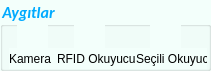
   <widget class="QGroupBox" name="groupBox_8">
    <property name="geometry">
     <rect>
      <x>4</x>
      <y>657</y>
      <width>211</width>
      <height>71</height>
     </rect>
    </property>
    <property name="palette">
     <palette>
      <active>
       <colorrole role="WindowText">
        <brush brushstyle="SolidPattern">
         <color alpha="255">
          <red>0</red>
          <green>170</green>
          <blue>255</blue>
         </color>
        </brush>
       </colorrole>
       <colorrole role="Button">
        <brush brushstyle="SolidPattern">
         <color alpha="255">
          <red>243</red>
          <green>255</green>
          <blue>251</blue>
         </color>
        </brush>
       </colorrole>
       <colorrole role="Base">
        <brush brushstyle="SolidPattern">
         <color alpha="255">
          <red>243</red>
          <green>255</green>
          <blue>251</blue>
         </color>
        </brush>
       </colorrole>
       <colorrole role="Window">
        <brush brushstyle="SolidPattern">
         <color alpha="255">
          <red>243</red>
          <green>255</green>
          <blue>251</blue>
         </color>
        </brush>
       </colorrole>
      </active>
      <inactive>
       <colorrole role="WindowText">
        <brush brushstyle="SolidPattern">
         <color alpha="255">
          <red>0</red>
          <green>170</green>
          <blue>255</blue>
         </color>
        </brush>
       </colorrole>
       <colorrole role="Button">
        <brush brushstyle="SolidPattern">
         <color alpha="255">
          <red>243</red>
          <green>255</green>
          <blue>251</blue>
         </color>
        </brush>
       </colorrole>
       <colorrole role="Base">
        <brush brushstyle="SolidPattern">
         <color alpha="255">
          <red>243</red>
          <green>255</green>
          <blue>251</blue>
         </color>
        </brush>
       </colorrole>
       <colorrole role="Window">
        <brush brushstyle="SolidPattern">
         <color alpha="255">
          <red>243</red>
          <green>255</green>
          <blue>251</blue>
         </color>
        </brush>
       </colorrole>
      </inactive>
      <disabled>
       <colorrole role="WindowText">
        <brush brushstyle="SolidPattern">
         <color alpha="255">
          <red>120</red>
          <green>120</green>
          <blue>120</blue>
         </color>
        </brush>
       </colorrole>
       <colorrole role="Button">
        <brush brushstyle="SolidPattern">
         <color alpha="255">
          <red>243</red>
          <green>255</green>
          <blue>251</blue>
         </color>
        </brush>
       </colorrole>
       <colorrole role="Base">
        <brush brushstyle="SolidPattern">
         <color alpha="255">
          <red>243</red>
          <green>255</green>
          <blue>251</blue>
         </color>
        </brush>
       </colorrole>
       <colorrole role="Window">
        <brush brushstyle="SolidPattern">
         <color alpha="255">
          <red>243</red>
          <green>255</green>
          <blue>251</blue>
         </color>
        </brush>
       </colorrole>
      </disabled>
     </palette>
    </property>
    <property name="font">
     <font>
      <family>Calibri</family>
      <pointsize>12</pointsize>
      <weight>75</weight>
      <italic>true</italic>
      <bold>true</bold>
     </font>
    </property>
    <property name="styleSheet">
     <string notr="true">background-color: rgb(243, 255, 251);</string>
    </property>
    <property name="title">
     <string>Aygıtlar</string>
    </property>
    <widget class="QLabel" name="label_27">
     <property name="geometry">
      <rect>
       <x>9</x>
       <y>48</y>
       <width>61</width>
       <height>21</height>
      </rect>
     </property>
     <property name="text">
      <string>Kamera</string>
     </property>
    </widget>
    <widget class="QLabel" name="label_25">
     <property name="geometry">
      <rect>
       <x>17</x>
       <y>23</y>
       <width>31</width>
       <height>31</height>
      </rect>
     </property>
     <property name="text">
      <string/>
     </property>
     <property name="pixmap">
      <pixmap resource="a.qrc">:/w/Security-sag.png</pixmap>
     </property>
     <property name="scaledContents">
      <bool>true</bool>
     </property>
    </widget>
    <widget class="QLabel" name="label_29">
     <property name="geometry">
      <rect>
       <x>57</x>
       <y>48</y>
       <width>81</width>
       <height>21</height>
      </rect>
     </property>
     <property name="text">
      <string>RFID Okuyucu</string>
     </property>
    </widget>
    <widget class="QLabel" name="label_34">
     <property name="geometry">
      <rect>
       <x>74</x>
       <y>20</y>
       <width>31</width>
       <height>31</height>
      </rect>
     </property>
     <property name="text">
      <string/>
     </property>
     <property name="pixmap">
      <pixmap resource="a.qrc">:/w/292.png</pixmap>
     </property>
     <property name="scaledContents">
      <bool>true</bool>
     </property>
    </widget>
    <widget class="QLabel" name="label_36">
     <property name="geometry">
      <rect>
       <x>136</x>
       <y>48</y>
       <width>71</width>
       <height>21</height>
      </rect>
     </property>
     <property name="text">
      <string>Seçili Okuyucu</string>
     </property>
    </widget>
    <widget class="QLabel" name="label_37">
     <property name="geometry">
      <rect>
       <x>150</x>
       <y>22</y>
       <width>31</width>
       <height>31</height>
      </rect>
     </property>
     <property name="text">
      <string/>
     </property>
     <property name="pixmap">
      <pixmap resource="a.qrc">:/w/target_red2.png</pixmap>
     </property>
     <property name="scaledContents">
      <bool>true</bool>
     </property>
    </widget>
    <zorder>label_27</zorder>
    <zorder>label_25</zorder>
    <zorder>label_34</zorder>
    <zorder>label_29</zorder>
    <zorder>label_36</zorder>
    <zorder>label_37</zorder>
   </widget>
